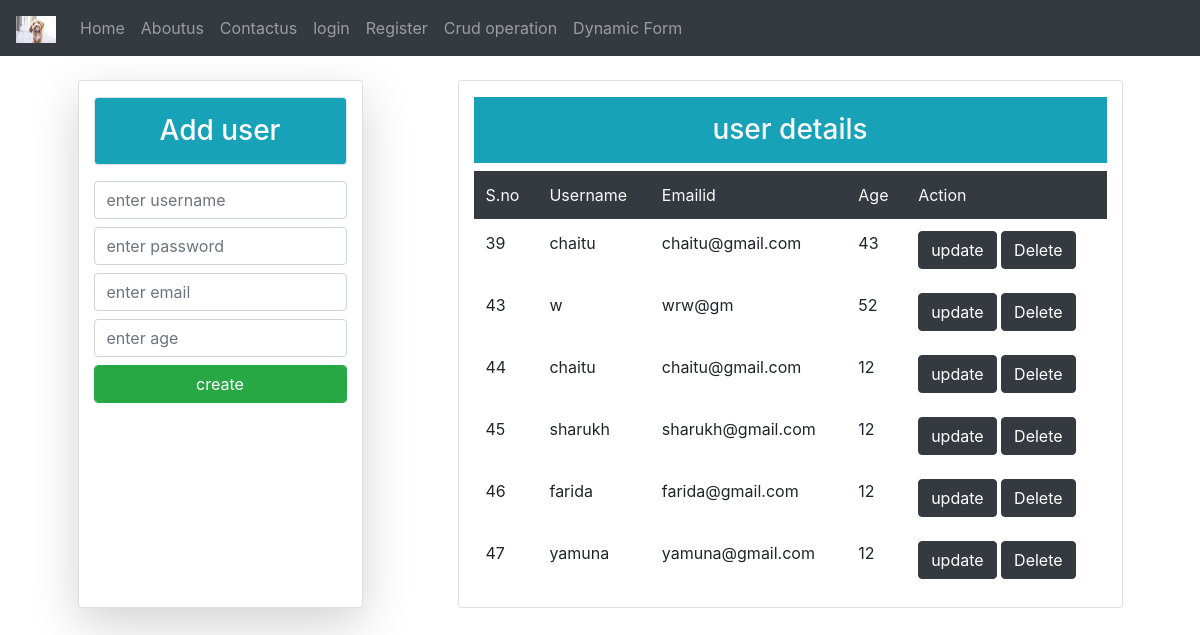
The app's page /cr/ with its own data.
### Emp/models.py (models this page shows)
class UsrRg(models.Model):
	username = models.CharField(max_length=120)
	password = models.CharField(max_length=120)
	email = models.CharField(max_length=120)
	age = models.IntegerField(default=12)

### Emp/views.py (the view, shortened to what this page needs)
# urls.py: path('cr/',views.crud,name="cd"),
def crud(request):
	data2=UsrRg.objects.all()
	return render(request,'html/action.html',{'info':data2})

### Emp/templates/html/action.html (shortened to what this page needs)
{% extends 'html/header.html' %}
{% block content %}
<div class="container">
	<div class="row">
		<div class="card col-md-3 mx-auto mt-4 shadow-lg">
			<h3 class="p-3 bg-info text-center text-white mt-3 border rounded">Add user</h3>
			<form method="POST">
				<input type="text" name="username" class="form-control my-2" placeholder="enter username">
				<input type="password" name="pwd" class="form-control my-2" placeholder="enter password">
				<input type="email" name="email" class="form-control my-2" placeholder="enter email">
				<input type="number" name="age" class="form-control my-2" placeholder="enter age">
				<input type="submit" value="create" class="form-control btn btn-success btn-block my-2">
			</form>
		</div>
		<div class="card col-md-7  mx-auto mt-4">
			<h3 class="p-3 bg-info text-center text-light mt-3" >user details</h3>
			<table class="table table-hover table-borderless">
				<tr class="bg-dark text-light">
					<td>S.no</td>
					<td>Username</td>
					<td>Emailid</td>
					<td>Age</td>
					<td>Action</td>
				</tr>
				{% for i in info %}
				    <tr>
				    	<td>{{i.id}}</td>
				    	<td>{{i.username}}</td>
				    	<td>{{i.email}}</td>
				    	<td>{{i.age}}</td>
				    	<td><a href="" class="btn btn-dark">update</a>
				    		<a href="{% url 'delete' i.id %}" class="btn btn-dark">Delete</a></td>
				    </tr>
				{% endfor %}
			</table>
		</div>
	</div>
</div>
{% endblock %}

### Emp/templates/html/header.html (shortened to what this page needs)
{% load static %}
<!DOCTYPE html>
<html lang="en">
<head>
  <link rel="stylesheet" href="{% static 'css/bootstrap.min.css' %}">
</head>
<body>
	{% include 'html/navbar.html' %}
	{% block content %}
	{% endblock %}
</body>
</html>

### Emp/templates/html/navbar.html (shortened to what this page needs)
{% load static %}
<nav class="navbar navbar-expand-sm bg-dark navbar-dark">
  <a class="navbar-brand" href="{% url 'hm' %}">
    <img src="{% static 'images/Brand.jpg' %}" alt="logo" style="width:40px;">
  </a>
  <div class="collapse navbar-collapse" id="collapsibleNavbar">
  <ul class="navbar-nav">
    <li class="nav-item">
      <a class="nav-link" href="{% url 'hm' %}">Home</a>
    </li>
    <li class="nav-item">
      <a class="nav-link" href="{% url 'ab' %}">Aboutus</a>
    </li>
    <li class="nav-item">
      <a class="nav-link" href="{% url 'na' %}">Contactus</a>
    </li>
    <li class="nav-item">
      <a class="nav-link" href="{% url 'lo' %}">login</a>
    </li>
    <li class="nav-item">
      <a class="nav-link" href="{% url 're' %}">Register</a>
    </li>
    <li class="nav-item">
      <a class="nav-link" href="{% url 'cd' %}">Crud operation</a>
    </li>
     <li class="nav-item">
      <a class="nav-link" href="{% url 'dff' %}">Dynamic Form</a>
    </li>
  </ul>
</div>
</nav>

### records on screen
UsrRg: id "39", username "chaitu", email "chaitu@gmail.com", age "43"
UsrRg: id "43", username "w", email "wrw@gm", age "52"
UsrRg: id "44", username "chaitu", email "chaitu@gmail.com", age "12"
UsrRg: id "45", username "sharukh", email "sharukh@gmail.com", age "12"
UsrRg: id "46", username "farida", email "farida@gmail.com", age "12"
UsrRg: id "47", username "yamuna", email "yamuna@gmail.com", age "12"
